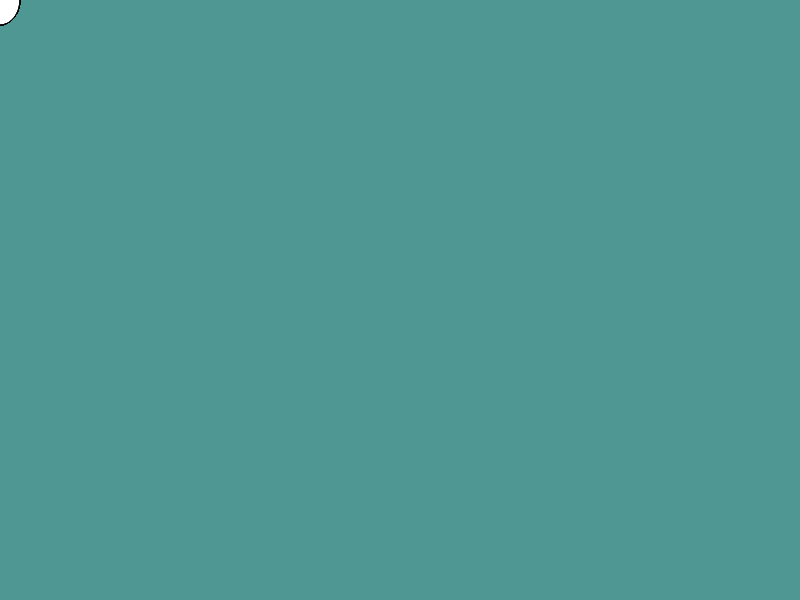
Frame 1 (no input)
Frame 60 (no input): identical to frame 1, image omitted
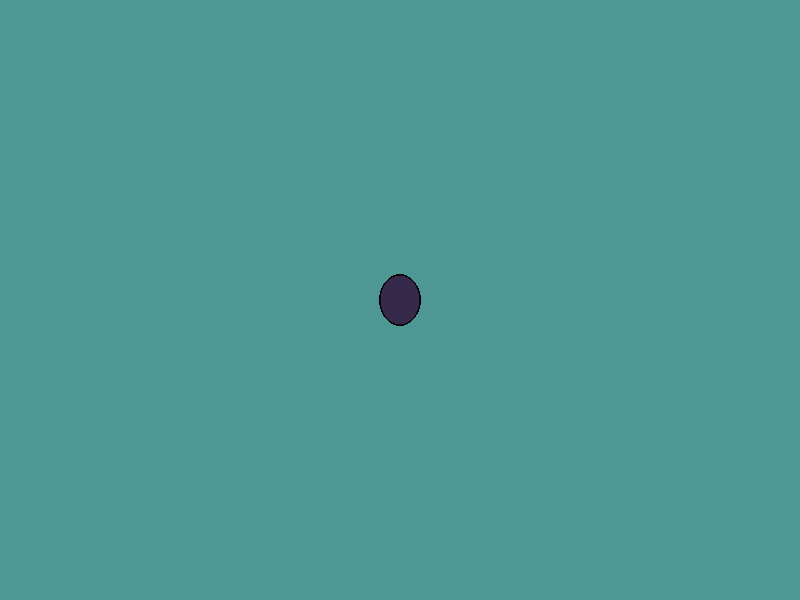
Frame 120 (the mouse pressed at the canvas centre since frame 60)

The p5.js sketch that drew these frames (run headless with seeded random() and noise() and a simulated clock; from frame 60 on, the mouse is pressed at the canvas centre):

// p5.js sketch
// ── sketch.js
// Study 1 - Zoe
// Mirrored from OpenProcessing sketch 2901342.
// Original: https://openprocessing.org/sketch/2901342
// License shown on OpenProcessing: CC BY-NC-SA 3.0

let numCircle = 50;

let x = [];
let y = [];

function setup() {
  createCanvas(800, 600);
  smooth();

  // Initialize arrays
  for (let i = 0; i < numCircle; i++) {
    x[i] = 0;
    y[i] = 0;
  }
}

function draw() {

  if (keyIsPressed && key === ' ') {
    background(random(58), random(171), random(200));
  } else {
    background(78, 151, 147);
  }

  // Shift positions in arrays
  for (let i = numCircle - 1; i > 0; i--) {
    x[i] = x[i - 1];
    y[i] = y[i - 1];
  }

  // Set first position to mouse
  x[0] = mouseX;
  y[0] = mouseY;

  // Draw all ellipses
  for (let i = 0; i < numCircle; i++) {

    if (mouseIsPressed) {
      fill(map(i, 0, numCircle, 255, 50), random(50), random(150));
    } else {
      fill(255, map(i, 0, numCircle, 255, 50));
    }

    stroke(0);
    strokeWeight(1);
    ellipse(x[i], y[i], 40, 50);
  }
}
